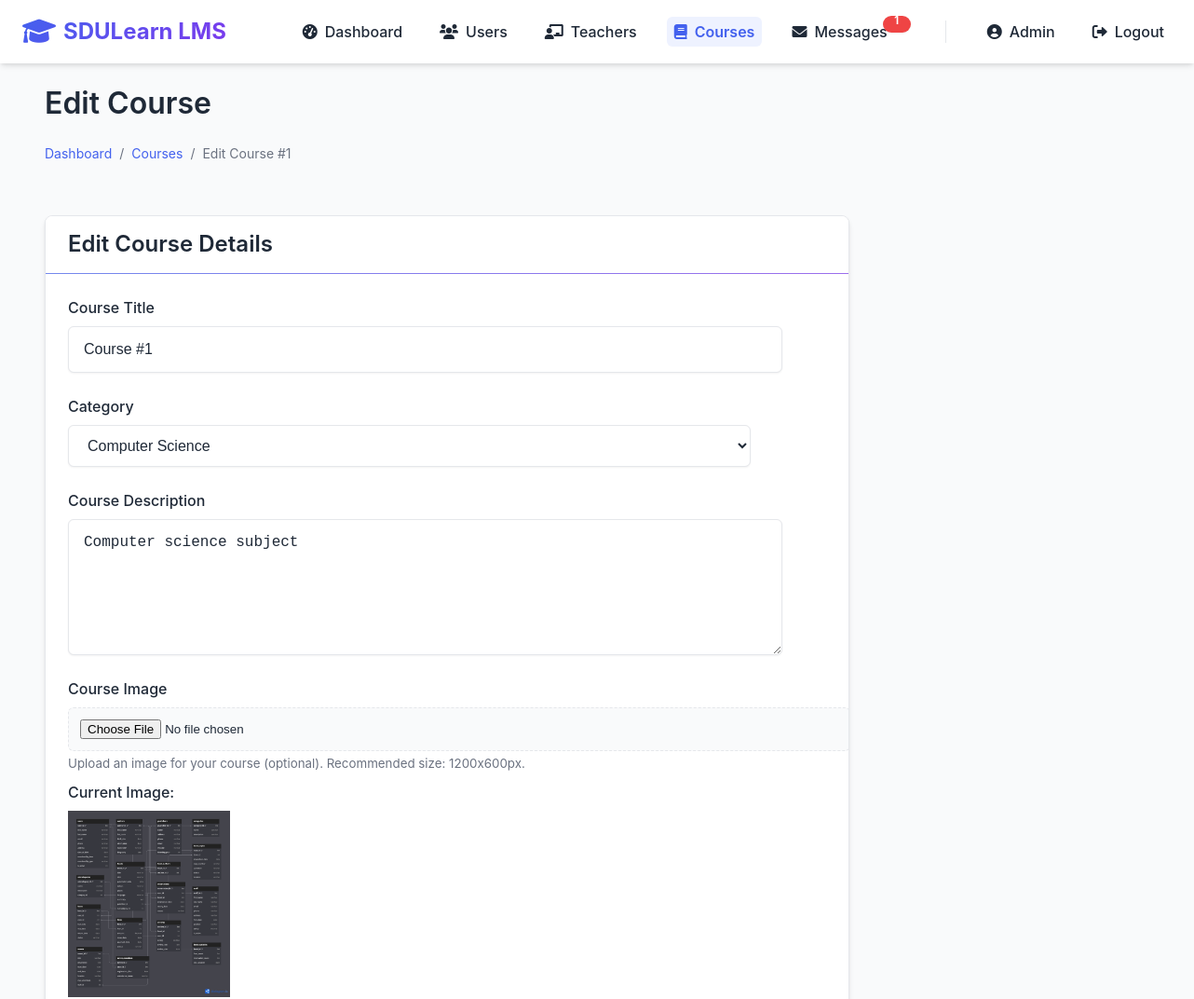
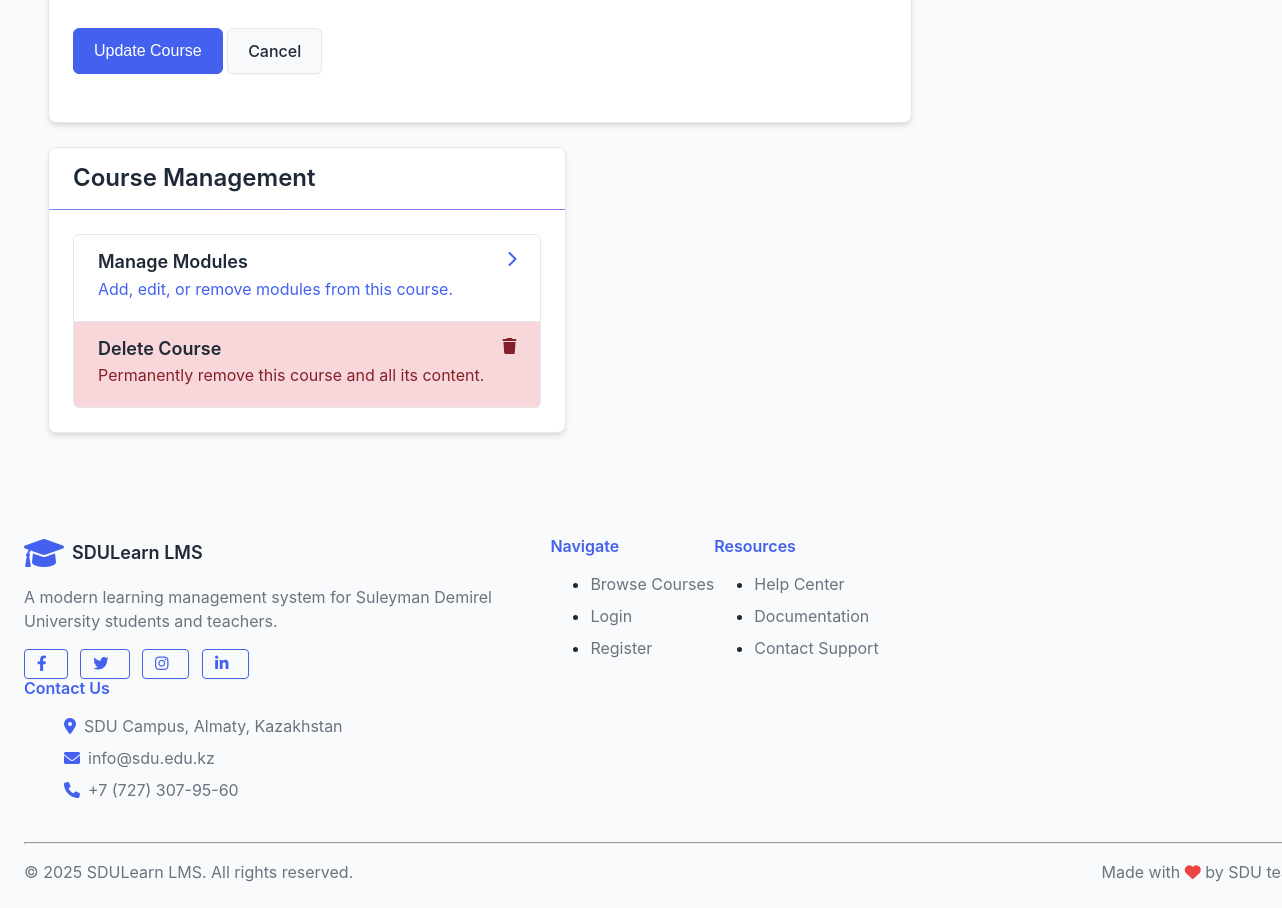
Screenshot of /admin/courses/edit/1 (signed in) with the database file from the repository (2 pictures, top to bottom).
### lms/models/user.py (models this page shows, shortened)
class User(db.Model, UserMixin):
    __tablename__ = 'users'
    id = db.Column(db.Integer, primary_key=True)
    first_name = db.Column(db.String(50), nullable=False)
    last_name = db.Column(db.String(50), nullable=False)
    email = db.Column(db.String(120), unique=True, nullable=False)
    password_hash = db.Column(db.String(256), nullable=False)
    role_id = db.Column(db.Integer, db.ForeignKey('roles.id'), nullable=False)
    about_me = db.Column(db.Text, nullable=True)
    is_active = db.Column(db.Boolean, default=True)
    created_at = db.Column(db.DateTime, default=datetime.utcnow)
    updated_at = db.Column(db.DateTime, default=datetime.utcnow, onupdate=datetime.utcnow)
    certificate_path = db.Column(db.String(255), nullable=True, default=None)
    certificate_verified = db.Column(db.Boolean, nullable=True, default=False)
    certificate_submitted_at = db.Column(db.DateTime, nullable=True, default=None)
    certificate_description = db.Column(db.Text, nullable=True)
    created_courses = db.relationship('Course', backref='teacher', lazy='dynamic')
    enrollments = db.relationship('Enrollment', back_populates='student', lazy='dynamic')
    submissions = db.relationship('Submission', back_populates='student', lazy='dynamic')
    @property
    def password(self):
        raise AttributeError('Password is not a readable attribute')
    def is_admin(self):
        return self.role.name == 'admin'

### lms/models/course.py (models this page shows, shortened)
class Course(db.Model):
    __tablename__ = 'courses'
    id = db.Column(db.Integer, primary_key=True)
    title = db.Column(db.String(100), nullable=False)
    description = db.Column(db.Text)
    category_id = db.Column(db.Integer, db.ForeignKey('categories.id'))
    teacher_id = db.Column(db.Integer, db.ForeignKey('users.id'), nullable=False)
    image_path = db.Column(db.String(255))
    is_active = db.Column(db.Boolean, default=True)  # Course activation status
    is_approved = db.Column(db.Boolean, default=False)  # Admin approval status
    created_at = db.Column(db.DateTime, default=datetime.utcnow)
    enrollment_price = db.Column(db.Integer, default=0)  # Price in KZT for student enrollment
    subscription_plan_id = db.Column(db.Integer, db.ForeignKey('teacher_subscription_plans.id'))
    payment_receipt_path = db.Column(db.String(255))  # Path to the teacher's payment receipt
    payment_verified = db.Column(db.Boolean, default=False)  # Whether the teacher's payment has been verified
    materials = db.relationship('Material', backref='course', lazy='dynamic', cascade="all, delete-orphan")
    assignments = db.relationship('Assignment', backref='course', lazy='dynamic', cascade="all, delete-orphan")
    enrollments = db.relationship('Enrollment', back_populates='course', lazy='dynamic', cascade="all, delete-orphan")
    modules = db.relationship('Module', backref='course', lazy='dynamic', cascade="all, delete-orphan")
    subscription_plan = db.relationship('TeacherSubscriptionPlan', backref='courses')

### lms/routes/admin.py (the view, shortened to what this page needs)
@admin_bp.route('/courses/edit/<int:course_id>', methods=['GET', 'POST'])
@login_required
@admin_required
def edit_course(course_id):
    course = Course.query.get_or_404(course_id)
    form = CourseCreationForm(obj=course)
    categories = Category.query.all()
    form.category.choices = [(c.id, c.name) for c in categories]
    return render_template('admin/edit_course.html', form=form, course=course)

### lms/utils/forms.py
class CourseCreationForm(FlaskForm):
    title = StringField('Course Title', validators=[DataRequired(), Length(min=3, max=100)])
    description = TextAreaField('Course Description', validators=[DataRequired()])
    category = SelectField('Category', coerce=int, validators=[DataRequired()])
    course_image = FileField('Course Image', validators=[Optional(), FileAllowed(['jpg', 'png', 'jpeg', 'gif'], 'Images only!')])
    enrollment_price = StringField('Enrollment Price (KZT)', validators=[DataRequired()])
    subscription_plan = SelectField('Subscription Plan', coerce=int, validators=[DataRequired()],
                               description="Select your subscription plan based on expected number of students")
    payment_receipt = FileField('Payment Receipt Image', validators=[
                              Optional(),  # Changed to Optional for easier testing
                              FileAllowed(['jpg', 'png', 'jpeg', 'pdf'], 'Images or PDF only!')
                          ], description="Upload receipt of payment for your selected subscription plan")
    submit = SubmitField('Create Course')

### app.py (called while the page is built)
@login_manager.user_loader
def load_user(user_id):
    return User.query.get(int(user_id))

### lms/routes/admin.py (called while the page is built)
def admin_required(f):
    @wraps(f)
    def decorated_function(*args, **kwargs):
        if not current_user.is_authenticated or not current_user.is_admin():
            flash('You do not have permission to access this page.', 'danger')
            return redirect(url_for('auth.login'))
        return f(*args, **kwargs)
    return decorated_function

### lms/templates/admin/edit_course.html (shortened to what this page needs)
{% extends 'base.html' %}
{% block content %}
<div class="container">
    <div class="row mb-4">
        <div class="col">
            <h1>Edit Course</h1>
            <nav aria-label="breadcrumb">
                <ol class="breadcrumb">
                    <li class="breadcrumb-item"><a href="{{ url_for('admin.dashboard') }}">Dashboard</a></li>
                    <li class="breadcrumb-item"><a href="{{ url_for('admin.manage_courses') }}">Courses</a></li>
                    <li class="breadcrumb-item active">Edit {{ course.title }}</li>
                </ol>
            </nav>
        </div>
    </div>
    <div class="row">
        <div class="col-md-8">
            <div class="card">
                <div class="card-header">
                    <h3>Edit Course Details</h3>
                </div>
                <div class="card-body">
                    <form method="POST" action="{{ url_for('admin.edit_course', course_id=course.id) }}" enctype="multipart/form-data">
                        <div class="form-group">
                            {{ form.title.label }}
                            {{ form.title(class="form-control") }}
                        </div>
                        <div class="form-group">
                            {{ form.category.label }}
                            {{ form.category(class="form-control") }}
                        </div>
                        <div class="form-group">
                            {{ form.description.label }}
                            {{ form.description(class="form-control", rows=5) }}
                        </div>
                        <div class="form-group">
                            {{ form.course_image.label }}
                            {{ form.course_image(class="form-control-file") }}
                            <small class="text-muted">Upload an image for your course (optional). Recommended size: 1200x600px.</small>
                            {% if course.image_path %}
                                <div class="mt-2">
                                    <label>Current Image:</label>
                                    <div>
                                        <img src="{{ url_for('static', filename=course.image_path) }}" alt="{{ course.title }}" style="max-width: 300px; max-height: 200px; object-fit: cover;" class="img-thumbnail">
                                    </div>
                                </div>
                            {% endif %}
                        </div>
                        <div class="form-group">
                            {{ form.submit(class="btn btn-primary", value="Update Course") }}
                            <a href="{{ url_for('admin.manage_courses') }}" class="btn btn-secondary">Cancel</a>
                        </div>
                    </form>
                </div>
            </div>
        </div>
        <div class="col-md-4">
            <div class="card">
                <div class="card-header">
                    <h3>Course Management</h3>
                </div>
                <div class="card-body">
                    <div class="list-group">
                        <a href="{{ url_for('admin.manage_course_modules', course_id=course.id) }}" class="list-group-item list-group-item-action">
                            <div class="d-flex w-100 justify-content-between">
                                <h5 class="mb-1">Manage Modules</h5>
                                <i class="fa fa-chevron-right"></i>
                            </div>
                            <p class="mb-1">Add, edit, or remove modules from this course.</p>
                        </a>
                        <a href="{{ url_for('admin.delete_course', course_id=course.id) }}" class="list-group-item list-group-item-action list-group-item-danger" onclick="return confirm('Are you sure you want to delete this course? This action cannot be undone.')">
                            <div class="d-flex w-100 justify-content-between">
                                <h5 class="mb-1">Delete Course</h5>
                                <i class="fa fa-trash"></i>
                            </div>
                            <p class="mb-1">Permanently remove this course and all its content.</p>
                        </a>
                    </div>
                </div>
            </div>
        </div>
    </div>
</div>
{% endblock %}

### lms/templates/base.html (shortened to what this page needs)
<!DOCTYPE html>
<html lang="en">
<head>
    <link rel="stylesheet" href="{{ url_for('static', filename='css/styles.css') }}">
    <link rel="stylesheet" href="https://cdnjs.cloudflare.com/ajax/libs/font-awesome/6.0.0-beta3/css/all.min.css">
</head>
<body>
    <nav class="navbar">
        <div class="container navbar-container">
            <a href="/" class="navbar-logo">
                <i class="fas fa-graduation-cap"></i> SDULearn LMS
            </a>
            <div class="navbar-collapse" id="navbar-collapse">
                <ul class="navbar-links" id="navbar-links">
                    {% if current_user.is_authenticated %}
                        {% if current_user.is_admin() %}
                            <li><a href="{{ url_for('admin.dashboard') }}" {% if request.path.startswith('/admin/dashboard') %}class="active"{% endif %}><i class="fas fa-tachometer-alt"></i> Dashboard</a></li>
                            <li><a href="{{ url_for('admin.manage_users') }}" {% if request.path.startswith('/admin/users') %}class="active"{% endif %}><i class="fas fa-users"></i> Users</a></li>
                            <li><a href="{{ url_for('admin.manage_teachers') }}" {% if request.path.startswith('/admin/teachers') %}class="active"{% endif %}><i class="fas fa-chalkboard-teacher"></i> Teachers</a></li>
                            <li><a href="{{ url_for('admin.manage_courses') }}" {% if request.path.startswith('/admin/courses') %}class="active"{% endif %}><i class="fas fa-book"></i> Courses</a></li>
                            <li><a href="{{ url_for('messages.inbox') }}" {% if request.path.startswith('/messages') %}class="active"{% endif %}><i class="fas fa-envelope"></i> Messages
                                <span id="messages-unread-badge" class="badge badge-danger" style="display: none;"></span>
                            </a></li>
                        {% endif %}
                        <li><a href="{{ url_for('auth.profile') }}" {% if request.path.startswith('/auth/profile') %}class="active"{% endif %}><i class="fas fa-user-circle"></i> {{ current_user.first_name }}</a></li>
                        <li><a href="{{ url_for('auth.logout') }}"><i class="fas fa-sign-out-alt"></i> Logout</a></li>
                    {% endif %}
                </ul>
            </div>
        </div>
    </nav>
    <div class="container py-4">
        {% block content %}{% endblock %}
    </div>
    <footer class="bg-white py-4 mt-5 border-top">
        <div class="container">
            <div class="row">
                <div class="col-md-4">
                    <div class="d-flex align-items-center mb-3">
                        <i class="fas fa-graduation-cap text-primary mr-2" style="font-size: 2rem;"></i>
                        <h5 class="mb-0">SDULearn LMS</h5>
                    </div>
                    <p class="text-muted">A modern learning management system for Suleyman Demirel University students and teachers.</p>
                    <div class="mt-3">
                        <a href="https://www.facebook.com/sdu.edu.kz/" target="_blank" class="btn btn-sm btn-outline-primary mr-2"><i class="fab fa-facebook-f"></i></a>
                        <a href="https://twitter.com/SDUAlmaty" target="_blank" class="btn btn-sm btn-outline-primary mr-2"><i class="fab fa-twitter"></i></a>
                        <a href="https://www.instagram.com/sdu_university/" target="_blank" class="btn btn-sm btn-outline-primary mr-2"><i class="fab fa-instagram"></i></a>
                        <a href="https://www.linkedin.com/school/suleyman-demirel-university/" target="_blank" class="btn btn-sm btn-outline-primary"><i class="fab fa-linkedin-in"></i></a>
                    </div>
                </div>
                <div class="col-md-2">
                    <h6 class="mb-3 text-primary">Navigate</h6>
                    <ul class="list-unstyled">
                        <li class="mb-2"><a href="{{ url_for('student.browse_courses') }}" class="text-muted">Browse Courses</a></li>
                        <li class="mb-2"><a href="{{ url_for('auth.login') }}" class="text-muted">Login</a></li>
                        <li class="mb-2"><a href="{{ url_for('auth.register') }}" class="text-muted">Register</a></li>
                    </ul>
                </div>
                <div class="col-md-2">
                    <h6 class="mb-3 text-primary">Resources</h6>
                    <ul class="list-unstyled">
                        <li class="mb-2"><a href="https://sdu.edu.kz/help-center/" target="_blank" class="text-muted">Help Center</a></li>
                        <li class="mb-2"><a href="https://sdu.edu.kz/documentation/" target="_blank" class="text-muted">Documentation</a></li>
                        <li class="mb-2"><a href="mailto:info@sdu.edu.kz" class="text-muted">Contact Support</a></li>
                    </ul>
                </div>
                <div class="col-md-4">
                    <h6 class="mb-3 text-primary">Contact Us</h6>
                    <ul class="list-unstyled">
                        <li class="mb-2 d-flex align-items-center">
                            <i class="fas fa-map-marker-alt text-primary mr-2"></i>
                            <span class="text-muted">SDU Campus, Almaty, Kazakhstan</span>
                        </li>
                        <li class="mb-2 d-flex align-items-center">
                            <i class="fas fa-envelope text-primary mr-2"></i>
                            <span class="text-muted">info@sdu.edu.kz</span>
                        </li>
                        <li class="mb-2 d-flex align-items-center">
                            <i class="fas fa-phone text-primary mr-2"></i>
                            <span class="text-muted">+7 (727) 307-95-60</span>
                        </li>
                    </ul>
                </div>
            </div>
            <hr class="mt-4 mb-3">
            <div class="d-flex justify-content-between align-items-center">
                <p class="mb-0 text-muted">© 2025 SDULearn LMS. All rights reserved.</p>
                <p class="mb-0 text-muted">Made with <i class="fas fa-heart text-danger"></i> by SDU team</p>
            </div>
        </div>
    </footer>
</body>
</html>

### lms/templates/base.html (style rules this page uses)
.navbar-container { position: relative; }
.navbar-collapse { display: flex; align-items: center; }

### rows the page displays
User: first_name "Admin"
Course: title "Course #1", category "Computer Science", description "Computer science subject", image_path (picture)
